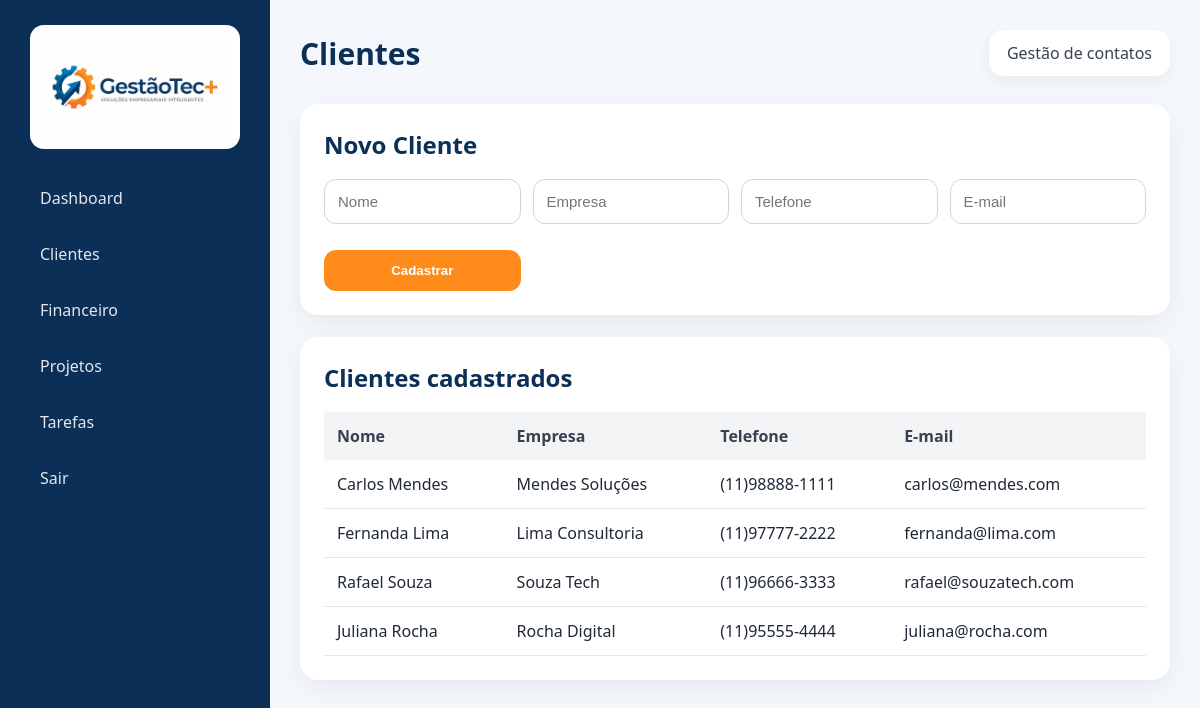
Screenshot of /clientes with the database file from the repository.
### tables this page shows
CREATE TABLE clientes (
            id INTEGER PRIMARY KEY AUTOINCREMENT,
            nome TEXT,
            empresa TEXT,
            telefone TEXT,
            email TEXT
        );

### app.py (the view, shortened to what this page needs)
@app.route("/clientes", methods=["GET", "POST"])
def clientes():
    conn = conectar()
    cursor = conn.cursor()
    cursor.execute("SELECT * FROM clientes")
    dados = cursor.fetchall()
    conn.close()
    return render_template("clientes.html", clientes=dados)

### app.py (called while the page is built)
def conectar():
    return sqlite3.connect("gestaotec.db")

### templates/clientes.html (shortened to what this page needs)
<!DOCTYPE html>
<html lang="pt-br">
<head>
    <link rel="stylesheet" href="{{ url_for('static', filename='style.css') }}">
</head>
<body>
<div class="app">
    <aside class="sidebar">
        <img src="{{ url_for('static', filename='logo.png') }}" class="sidebar-logo">
        <a href="/dashboard">Dashboard</a>
        <a href="/clientes">Clientes</a>
        <a href="/financeiro">Financeiro</a>
        <a href="/projetos">Projetos</a>
        <a href="/tarefas">Tarefas</a>
        <a href="/logout">Sair</a>
    </aside>
    <main class="main">
        <div class="topbar">
            <h1>Clientes</h1>
            <div class="user-box">Gestão de contatos</div>
        </div>
        <div class="form-card">
            <h2>Novo Cliente</h2>
            <form method="POST" class="form-grid">
                <input class="input" type="text" name="nome" placeholder="Nome" required>
                <input class="input" type="text" name="empresa" placeholder="Empresa">
                <input class="input" type="text" name="telefone" placeholder="Telefone">
                <input class="input" type="email" name="email" placeholder="E-mail">
                <button class="btn" type="submit">Cadastrar</button>
            </form>
        </div>
        <div class="table-card">
            <h2>Clientes cadastrados</h2>
            <table class="table">
                <thead>
                    <tr>
                        <th>Nome</th>
                        <th>Empresa</th>
                        <th>Telefone</th>
                        <th>E-mail</th>
                    </tr>
                </thead>
                <tbody>
                    {% for cliente in clientes %}
                    <tr>
                        <td>{{ cliente[1] }}</td>
                        <td>{{ cliente[2] }}</td>
                        <td>{{ cliente[3] }}</td>
                        <td>{{ cliente[4] }}</td>
                    </tr>
                    {% endfor %}
                </tbody>
            </table>
        </div>
    </main>
</div>
</body>
</html>

### static/style.css (style rules this page uses)
* { margin: 0; padding: 0; box-sizing: border-box; }
body { font-family: 'Segoe UI', Arial, sans-serif; background: #f4f7fb; color: #1f2937; }
a { text-decoration: none; }
.input { width: 100%; padding: 13px; margin-bottom: 14px; border: 1px solid #d1d5db; border-radius: 12px; font-size: 15px; background: white; }
.btn { width: 100%; padding: 13px; background: #ff8c1a; color: white; border: none; border-radius: 12px; font-weight: bold; cursor: pointer; }
.app { display: flex; min-height: 100vh; }
.sidebar { width: 270px; background: #0b2f57; color: white; padding: 25px; }
.sidebar-logo { width: 210px; max-width: 100%; display: block; margin: 0 auto 25px; background: white; padding: 8px; border-radius: 14px; }
.sidebar a { display: block; color: #e5e7eb; padding: 13px 15px; margin-bottom: 8px; border-radius: 12px; font-weight: 500; }
.main { flex: 1; padding: 30px; }
.topbar { display: flex; justify-content: space-between; align-items: center; margin-bottom: 28px; }
.topbar h1 { font-size: 30px; color: #0b2f57; }
.user-box { background: white; padding: 12px 18px; border-radius: 14px; box-shadow: 0 5px 15px rgba(0,0,0,0.06); color: #374151; }
.form-card, .table-card { background: white; padding: 24px; border-radius: 18px; box-shadow: 0 8px 25px rgba(0,0,0,0.06); margin-bottom: 22px; }
.form-card h2, .table-card h2 { margin-bottom: 18px; color: #0b2f57; }
.form-grid { display: grid; grid-template-columns: repeat(4, 1fr); gap: 12px; align-items: start; }
.table { width: 100%; border-collapse: collapse; margin-top: 15px; }
.table th { background: #f3f4f6; text-align: left; padding: 13px; color: #374151; }
.table td { padding: 13px; border-bottom: 1px solid #e5e7eb; }

### rows the page displays
clientes: nome "Carlos Mendes", empresa "Mendes Soluções", telefone "(11)98888-1111", email "carlos@mendes.com"
clientes: nome "Fernanda Lima", empresa "Lima Consultoria", telefone "(11)97777-2222", email "fernanda@lima.com"
clientes: nome "Rafael Souza", empresa "Souza Tech", telefone "(11)96666-3333", email "rafael@souzatech.com"
clientes: nome "Juliana Rocha", empresa "Rocha Digital", telefone "(11)95555-4444", email "juliana@rocha.com"
